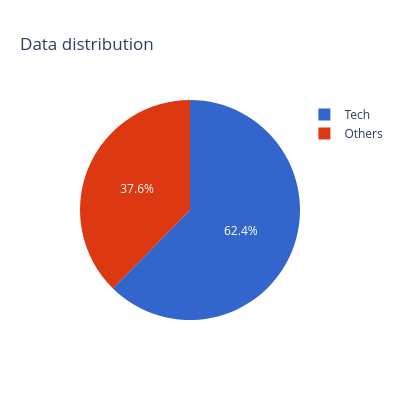

Source (notebook cell):
### Code cell
# Visualization of new columns
fig = px.pie(df, names='Category Area', title='Data distribution',
             color_discrete_sequence=px.colors.qualitative.G10) # Color: https://plotly.com/python/discrete-color/

fig.update_layout(height=400, width=400)
fig.show()

### Figure 1 — Plotly figure (JSON) as saved in the notebook; plotly's stock layout.template omitted (floating-point values rounded to 4 significant figures; data arrays with more than 128 entries replaced by an {"elided": "..."} marker saying what was removed)
{"data": [{"domain": {"x": [0, 1], "y": [0, 1]}, "hovertemplate": "Category Area=%{label}<extra></extra>", "labels": {"elided": "962 str values"}, "legendgroup": "", "name": "", "showlegend": true, "type": "pie"}], "layout": {"height": 400, "legend": {"tracegroupgap": 0}, "piecolorway": ["#3366CC", "#DC3912", "#FF9900", "#109618", "#990099", "#0099C6", "#DD4477", "#66AA00", "#B82E2E", "#316395"], "title": {"text": "Data distribution"}, "width": 400}}
